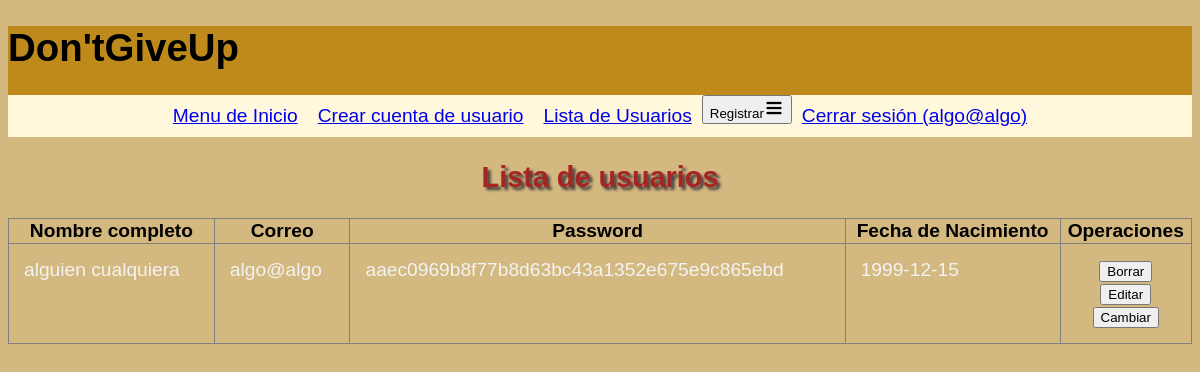
The app's page /lista_usuario.php (signed in) with its own data.
### tables this page shows
CREATE TABLE `usuarios` (
  `id` int(11) NOT NULL,
  `correo` varchar(200) NOT NULL,
  `password` text NOT NULL,
  `fecha` date NOT NULL,
  `nombres` varchar(100) NOT NULL,
  `apellidos` varchar(100) NOT NULL,
  `fecha_nacimiento` date NOT NULL
);

### lista_usuario.php (the view, shortened to what this page needs)
<?php
$db = new PDO('mysql:host=localhost;dbname=proyecto;charset=utf8mb4', 'root', '');
$stmt=$db ->query("SELECT * FROM usuarios ORDER BY id DESC");
$usuarios =$stmt->fetchAll();
?>
<!DOCTYPE html>
<html lang="en">
<head>
    <link rel="stylesheet" href="style.css">
</head>
<body>
    <?php include 'cabecera.php' ?>
    <h2>Lista de usuarios</h2>
    <table style="width:100%; border-collapse:collapse;" border="1">
        <tr>
            <th>Nombre completo</th>
            <th>Correo</th>
            <th>Password</th>
            <th>Fecha de Nacimiento</th>
            <th>Operaciones</th>
        </tr>
    <?php foreach($usuarios as $u) { ?>
    <tr>
        <td><?php echo $u["nombres"] ?> <?php echo $u["apellidos"] ?></td>
        <td><?php echo $u["correo"] ?></td>
        <td><?php echo $u["password"] ?></td>
        <td><?php echo $u["fecha_nacimiento"] ?></td>
        <td style="text-align: center;">
            <form action="borrar_usuario.php" method="post">
                <button type="submit">Borrar</button>
            </form>
            <form action="editar_usuario.php" method="get">
                <button type="submit">Editar</button>
            </form>
            <form action="cambiar_contraseña.php" method="get">
                <button type="submit">Cambiar</button>
            </form>
        </td>
    </tr>
    <?php } ?>
    </table>
</body>
</html>

### style.css (style rules this page uses)
body { background-color: rgb(211, 184, 127); font-family: arial; font-size: 1.2em; }
h2 { color: rgb(165, 36, 36); text-shadow: 3px 3px 3px rgb(68, 61, 61); text-align: center; }
td { color: rgb(243, 243, 243); }
table { width: 100%; word-wrap: inherit; }
td { text-align: left; vertical-align: top; padding: 15px 15px 15px 15px; }
td, h1 { text-align: left; }

### records on screen
usuarios: nombres "alguien", apellidos "cualquiera", correo "algo@algo", password "aaec0969b8f77b8d63bc43a1352e675e9c865ebd", fecha_nacimiento "1999-12-15"

### other values on screen
$_SESSION["correo"] "algo@algo"
